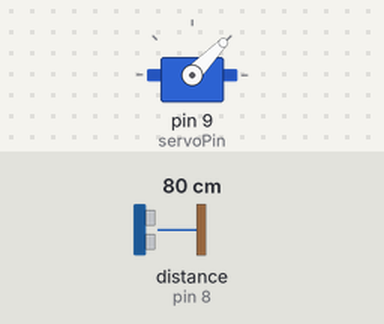
Recording of a program running on a simulated Arduino Uno, built with avr-gcc and run on an emulated ATmega328P. Shown: servo. Wiring (inferred from the names in the program): ultrasonic range finder: trigger pin 7; echo pin 8. Inputs (shaded band) come from the test bench; at power-on: distance to the obstacle (sensor on pin 8) 80 cm. The echo pulse lasts 58.3 µs per cm; what the program prints to the serial monitor is not drawn.

Above: at 1.28 s.
1.3 s: distance to the obstacle (sensor on pin 8) set to 2 cm
At 1.64 s:
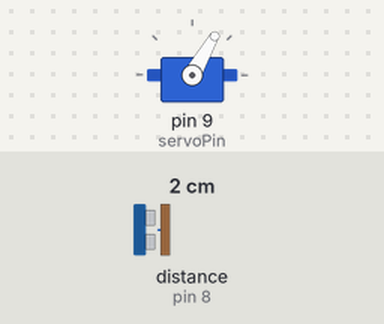
4.3 s: distance to the obstacle (sensor on pin 8) set to 60 cm
At 4.45 s:
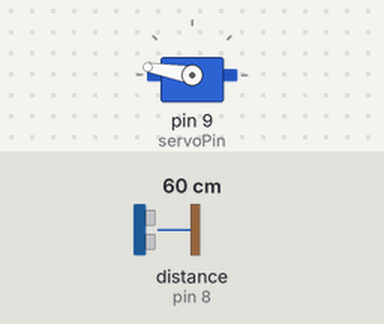
10.3 s: distance to the obstacle (sensor on pin 8) set to 4 cm
At 10.47 s:
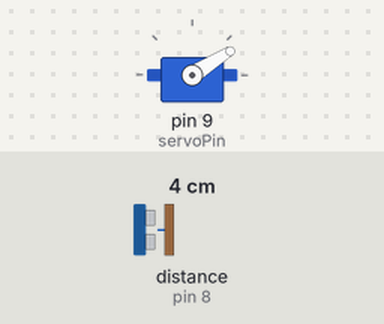
Timing chart, 0 to 19.3 s (numbered marks = the images above; inputs shaded):
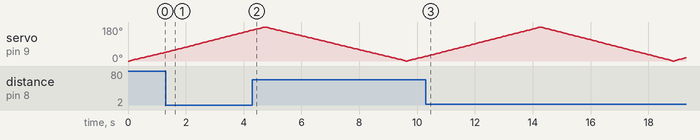

The program:

main.cpp
```cpp
#include <Arduino.h>
#include <Servo.h>

Servo myServo;
int trigPin = 7;
int echoPin = 8;
int servoPin = 9;

int angle = 0;
int increment = 2;
int distance = 0;

int getDistance() {
	digitalWrite(trigPin, LOW);
	digitalWrite(trigPin, HIGH);
	delayMicroseconds(10);
	digitalWrite(trigPin, LOW);
	int distanceCm = pulseIn(echoPin, HIGH, 25000) / 58;
	return distanceCm;
}

void setup() {
	Serial.begin(9600);
	pinMode(trigPin, OUTPUT);
	pinMode(echoPin, INPUT);
	myServo.attach(servoPin);
}

void loop() {
	myServo.write(angle);

	distance = getDistance();

	Serial.print("{");
	Serial.print(angle);
	Serial.print(",");
	Serial.print(distance);
	Serial.print("}");

	angle += increment;
	if (angle >= 180 || angle <= 0) {
		increment *= -1;
	}

	delay(50);
}
```
